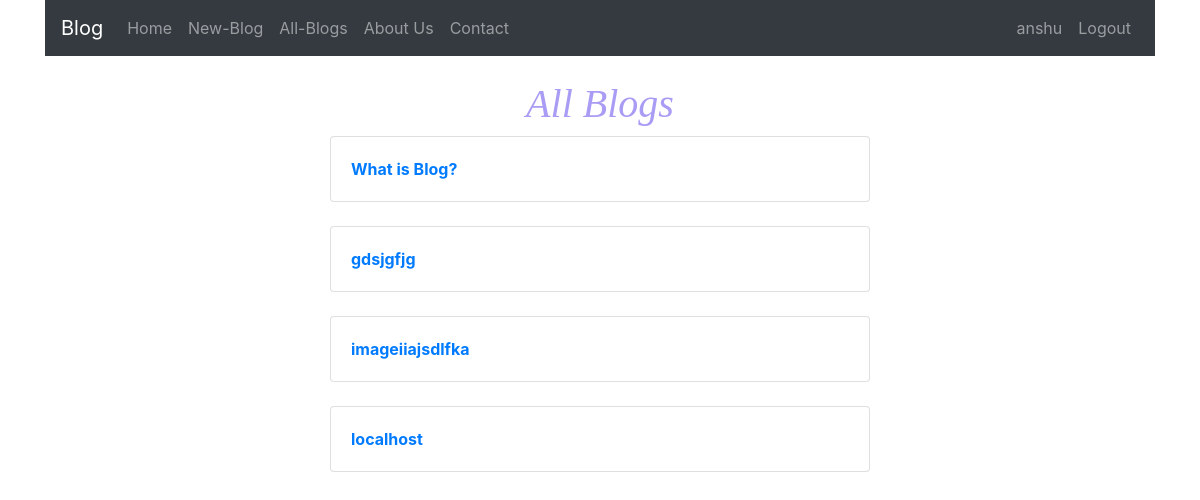
Page /blog/ (signed in) on the committed database.
### blog/models.py (models this page shows, shortened)
class BlogPost(models.Model):
	user = models.ForeignKey(User, default = 1,blank=True, null=True, on_delete = models.SET_NULL)
	title = models.CharField(max_length= 120)
	slug  = models.SlugField(blank=True, unique=True)
	description = models.TextField(null=True, blank=True, max_length= 1200)
	image = models.ImageField(upload_to = upload_image_path,null=True, blank=True)
	def get_absolute_url(self):
		return "/blog/{slug}/".format(slug=self.slug)

### blog/views.py (the view)
# urls.py: path(r'blog/', blog_list_view, name='blog'),
def blog_list_view(request):
	queryset = BlogPost.objects.all()
	blog_count = len(BlogPost.objects.all())
	template_name = 'blog/list.html'
	context = {
		'object_list': queryset,
		'count' : blog_count
	}
	return  render(request, template_name, context)

### blog/templates/blog/list.html (shortened to what this page needs)
{% extends "base/base.html" %}
{% block content %}
<div class="row">
	<div class="col col-md-6 offset-md-3">
		<center><h1>All Blogs</h1></center>
		{% for obj in object_list %}
		<a href="{{ obj.get_absolute_url }}">
			<div class="card">
				<div class="card-body">
					<strong>{{ obj.title }} </strong>
				</div>
			</div>
			</a>
		{% endfor %}
	</div>
</div>
{% endblock %}

### blog/templates/base/navbarr.html (shortened to what this page needs)
<nav class="navbar navbar-expand-lg navbar-dark bg-dark">
  <a class="navbar-brand" href="{% url 'blog:home' %}">Blog</a>
  <div class="navbar-collapse collapse" id="navbarSupportedContent">
    {% if user.is_authenticated %}
    <ul class="nav navbar-nav">
      <li class="nav-item">
        <a class="nav-link" href="{% url 'blog:home' %}">Home <span class="sr-only">(current)</span></a>
      </li>
      <li class="nav-item">
        <a class="nav-link" href="{% url 'blog:create' %}">New-Blog</a>
      </li>
      <li class="nav-item">
        <a class="nav-link" href="{% url 'blog:blog' %}">All-Blogs</a>
      </li>
      <li class="nav-item">
        <a class="nav-link" href="{% url 'blog:about' %}">About Us</a>
      </li>
      <li class="nav-item">
        <a class="nav-link" href="{% url 'blog:contact' %}">Contact</a>
      </li>
    </ul>
    <ul class="nav navbar-nav ml-md-auto">
      <li class="nav-item">
        <a class="nav-link" href="">{{ user.username }}</a>
      </li>
      <li class="nav-item">
        <a class="nav-link" href="{% url 'blog:logout' %}">Logout</a>
      </li>
    </ul>
    {% else %}
<!--
    {% endif %}
  </div>
</nav>
<br>

### static_my_proj/blog_css/bgcss.css (style rules this page uses)
h1 { color:#a99cf4; font-family: Snell Roundhand, cursive; font-style: italic; }

### rows in the picture
BlogPost: title "What is Blog?"
BlogPost: title "gdsjgfjg"
BlogPost: title "imageiiajsdlfka"
BlogPost: title "localhost"

### other values in the picture
{{ user.username }} "anshu"
